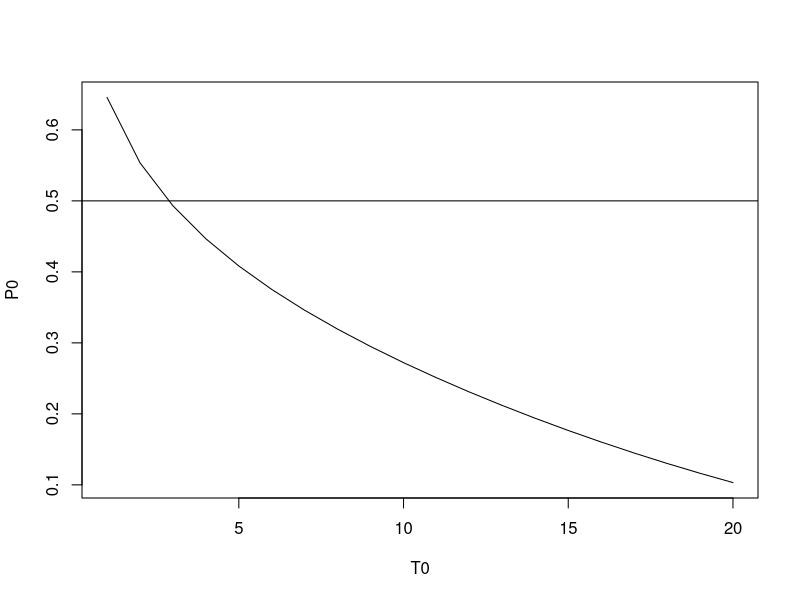
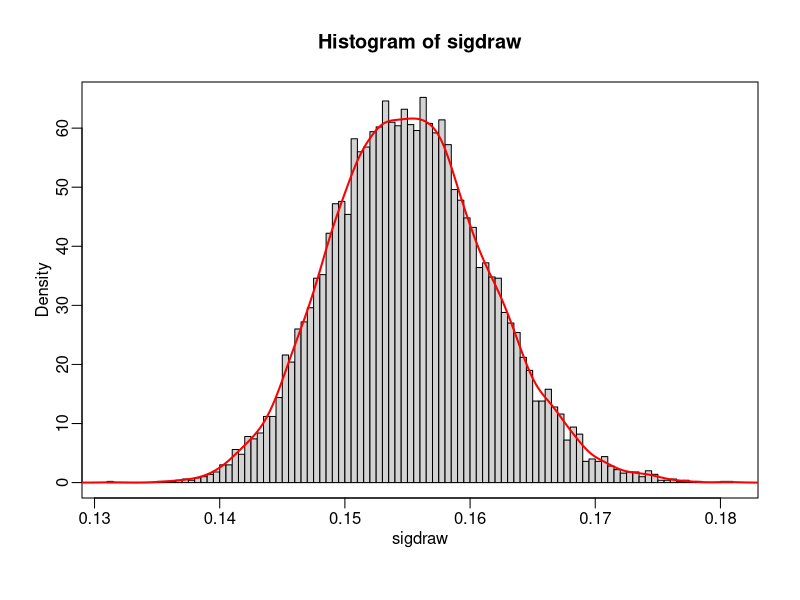
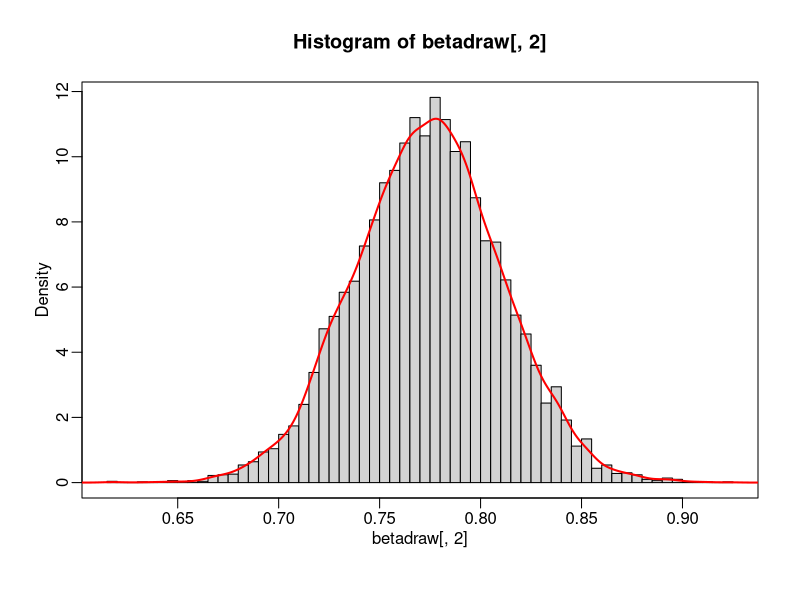
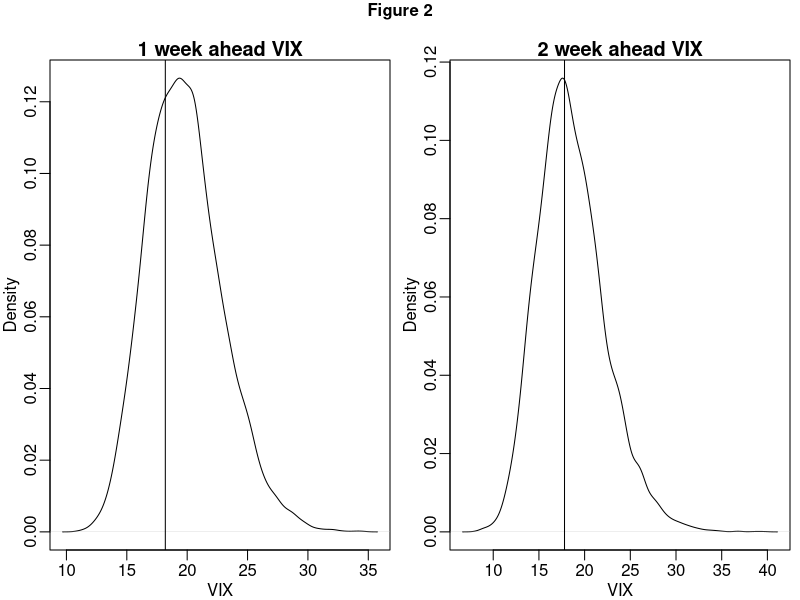
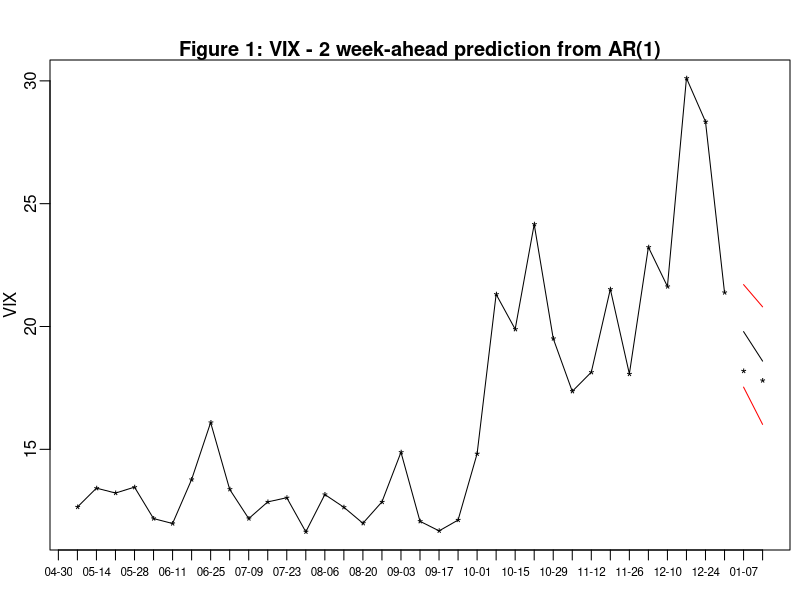

These figures' R source, in order:
#
#		Homework 3 Solutions
#

# Problem 1: Odds ratios

vix<-read.csv("vix-sp-week.csv",header=T)
vixdates<-as.Date(vix$date,"%m/%d/%y")


# a) We assume a two-sided test

TT    <- 433-366+1
muhat <- mean(vix[366:433,2]);muhat
sdhat <- sd(vix[366:433,2]);sdhat
zz    <- (muhat-15)/(sdhat/sqrt(TT));zz	# 2.11

(1-pnorm(zz,0,1))/2		# 0.009<1%


# b) Posteriors with diffuse prior on sigma
#		prior p(mu|sigma)~N(mu0,sigma^2/T0)  
# The term in exponential of p(mu,sigma|D)
# is in the top of Page 14 (Bayesintro4) inside the integral

# Careful, we did not add p(\sigma)\propto 1/sigma in the
# note because section 6.5 conditions on sigma.

mu0  <- 15			# prior parameters for mu|sigma
T0   <- TT/10

# Mu | sigma, D ~ M( mupos, sig^2/(TT+T0))
mupos<- (T0*mu0+TT*muhat)/(TT+T0)
mupos
TT+T0

# OLS sum of squares, the OLS nu*s^2
ssq <-sum((vix[366:433,2]-muhat)^2) # OLS sum of squares

# posterior sum of squares, add the Do-Not-Forgets
ssqpos<-ssq + TT*muhat^2+T0*mu0^2-(TT+T0)*mupos^2

# posterior degrees of freedom 
# (from the powers of 1/sigma: T, 1, 1
#  one of them goes to mu|sigma,D~N
#  Don't forget the prior 1/sigma

nupos <- TT		

# posterior s parameter

spos <- sqrt(ssqpos/nupos);spos

# mu | D is Student-t with nupos degrees of freedom
# centered on mupo
# precision (T+T0)/spos

# c) Section 6.5 is conditional on sigma

BF01<-sqrt(1+TT/T0)*exp(-0.5*zz^2/(1+T0/TT));BF01
P0<-BF01/(1+BF01);P0

# d) Savage Density ratio method
# Need a proper prior IG for sigma
# Let's have it vague and centered on 5

nu0<- 3
s0 <- 5

#  Prior ordinate at mu=15
#  mu|sigma ~N(0,sigma^2/T0), sigma ~ ITg (nu0=3, s0=4)
#  mu ~ T(nu0=3,  mu0=15   ,  s0^2/T0 )
#  See AZ, density for the univariate T.

hh0   <- T0/s0^2
priord<- sqrt(hh0/nu0) * (1/beta(nu0/2,1/2)) / 
	(1+ hh0*(mu0-mu0)^2/nu0)^((nu0+1)/2)
priord

# Posterior ordinate
# posterior sum of squares in kernel is now:

ssqpos<-nu0*s0^2 + ssq + TT*muhat^2 + T0*mu0^2 -(TT+T0)*mupos^2 

nu1  <- TT+nu0		# DOF of the ItG p(sigma|D) and the t p(mu|D)

# Recall that ssqpos = nupos * spos	by definition. So you
# can fund spos if you want but we don't need it here

hovnupos <- (TT+T0)/ssqpos
posd <- sqrt(hovnupos) * (1/beta(nu1/2,1/2)) / 
	(1+ hovnupos*(mu0-mupos)^2)^((nu1+1)/2)

SBF01<-posd/priord;SBF01
P0   <-SBF01/(1+SBF01)

# e) sensitivity analysis
#

T0	  <-seq(1,20)
hh0   <- T0/s0^2
priord<- sqrt(hh0/nu0) * (1/beta(nu0/2,1/2)) / 
	(1+ hh0*(mu0-mu0)^2/nu0)^((nu0+1)/2)
ssqpos<-nu0*s0^2 + ssq + TT*muhat^2 + T0*mu0^2 -(TT+T0)*mupos^2 
hovnupos <- (TT+T0)/ssqpos
posd  <- sqrt(hovnupos) * (1/beta(nu1/2,1/2)) / 
	(1+ hovnupos*(mu0-mupos)^2)^((nu1+1)/2)
SBF01 <-posd/priord
P0    <-SBF01/(1+SBF01)

plot(T0,P0,type="l")
abline(h=0.5)


#
# PROBLEM 2			##################################
#

mcavg<-0.67		# MC mean
mcstd<-0.35		# MC std. err

# Want a 95% interval to not affect the 7 
# Choose 0.0045 which is less than 0.005
# 0.0045 < 1.96 * 0.35/sqrt(S)  where S is the MC sample size

(1.96*0.35/0.0045)^2		# 23240 draws

# var(sample mean) > sig^2/S
# Look at the variance under autocorrelation eqn.(1) P4, in the bracket
# [1+ 2 Sum(rho_i) - (2/S) Sum(i*rho_i)]
# With Large S, and only a few rhos non-zero or rhos go quickly to zero
# it is approximately   [1 + 2 Sum(rho_i)]

varinflation <- 1 + 2*(0.7+0.4)
1/varinflation		# is our RNE

#  We now need

varinflation*(1.96*0.35/0.0045)^2 	# 67860 draws

#################################
# Problem 3 
#
# Get the sample statistics

#106:418 Estimation data

ivec <-seq(106,418)
TT    <- length(ivec)
ydat  <- log(vix[ivec,2])
xmat  <- cbind(rep(1,TT),log(vix[ivec-1,2]))
xpxinv<- solve(t(xmat)%*%xmat)
bhat  <- xpxinv %*% t(xmat) %*% ydat;bhat
nupos <- TT-2
ssqpos<- sum((ydat-xmat%*% bhat)^2)
spos  <- sqrt(ssqpos/nupos);spos

#Drawing from the inverted gamma
# ItG ~ sqrt( nu*s^2/ chiq*=(nu)  )
# or get alpha/beta, draw the gamma, and take 1/sqrt(Gamma)
#

nsim<- 10000
sigdraw<-sqrt(ssqpos/rchisq(nsim,nupos))

# Or
alpha <- nupos/2 
scale <- 2 / ssqpos 
sigdraw<- 1 / sqrt(rgamma(nsim,alpha,scale=scale))

par(mgp=c(1.5,0.5,0))
hist(sigdraw,prob=T,nclass=100);box()
lines(density(sigdraw),col="red",lwd=2)

# Now Betas ~ N(betapos, sigma (X'X)-1)

library(mnormt)
help(rmnorm)

betadraw<-rmnorm(nsim,varcov=xpxinv)
betadraw<-betadraw * sigdraw
betadraw<- t( t(betadraw) + drop(bhat))

hist(betadraw[,2],nclass=100,prob=T);box()
lines(density(betadraw[,2]),col="red",lwd=2)

# Now the epsilons
etp1<-rnorm(nsim,0,sigdraw)
etp2<-rnorm(nsim,0,sigdraw)

lvtp1<-betadraw %*% c(1,log(vix[418,2])) + etp1
lvtp2<-betadraw[,1] + betadraw[,2]*lvtp1 + etp2 

vixtp1<-exp(lvtp1)
vixtp2<-exp(lvtp2)
mu1<-mean(vixtp1);sd1<-sd(vixtp1);qq1<-quantile(vixtp1,c(0.25,0.5,0.75))
mu2<-mean(vixtp2);sd2<-sd(vixtp2);qq2<-quantile(vixtp2,c(0.25,0.5,0.75))

par(mgp=c(1.5,0.5,0),mfrow=c(1,2),mar=c(2.5,2.5,3,0.5),oma=c(0,0,0,0))
plot(density(vixtp1),main="",xlab="VIX");abline(v=vix[419,2])
title("1 week ahead VIX",cex=0.9,line=0.2)
plot(density(vixtp2),main="",xlab="VIX");abline(v=vix[420,2])
title("2 week ahead VIX",cex=0.9,line=0.2)
mtext(outer=T,"Figure 2",line=-1,font=2)

ivecl<-seq(384,420)
ivec <-seq(384,418)
par(mgp=c(1.5,0.5,0),mfrow=c(1,1))
plot(vixdates[ivecl],vix$vix[ivecl],type="p",xaxt="n",
ylab="VIX",pch="*",xlab="") 
axis.Date(1,at=seq(vixdates[364],vixdates[420],"week"),format="%m-%d",
cex.axis=0.7)
lines(vixdates[ivec],vix$vix[ivec])
lines(vixdates[419:420],c(mean(vixtp1),mean(vixtp2)))
lines(vixdates[419:420],c(qq1[3],qq2[3]),col="red")
lines(vixdates[419:420],c(qq1[1],qq2[1]),col="red")
title("Figure 1: VIX - 2 week-ahead prediction from AR(1)",line=0.2)

